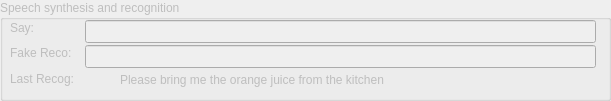
     <widget class="QGroupBox" name="gbSpeech">
      <property name="enabled">
       <bool>false</bool>
      </property>
      <property name="geometry">
       <rect>
        <x>10</x>
        <y>370</y>
        <width>611</width>
        <height>101</height>
       </rect>
      </property>
      <property name="title">
       <string>Speech synthesis and recognition</string>
      </property>
      <widget class="QLineEdit" name="spgTxtSay">
       <property name="geometry">
        <rect>
         <x>85</x>
         <y>20</y>
         <width>511</width>
         <height>23</height>
        </rect>
       </property>
      </widget>
      <widget class="QLabel" name="spgLabel">
       <property name="geometry">
        <rect>
         <x>10</x>
         <y>20</y>
         <width>31</width>
         <height>16</height>
        </rect>
       </property>
       <property name="text">
        <string>Say:</string>
       </property>
      </widget>
      <widget class="QLabel" name="sprLabel">
       <property name="geometry">
        <rect>
         <x>10</x>
         <y>45</y>
         <width>71</width>
         <height>16</height>
        </rect>
       </property>
       <property name="text">
        <string>Fake Reco:</string>
       </property>
      </widget>
      <widget class="QLabel" name="sprLblLastRecog">
       <property name="geometry">
        <rect>
         <x>120</x>
         <y>70</y>
         <width>471</width>
         <height>20</height>
        </rect>
       </property>
       <property name="text">
        <string>Please bring me the orange juice from the kitchen</string>
       </property>
      </widget>
      <widget class="QLineEdit" name="sprTxtFakeRecog">
       <property name="geometry">
        <rect>
         <x>85</x>
         <y>45</y>
         <width>511</width>
         <height>23</height>
        </rect>
       </property>
      </widget>
      <widget class="QLabel" name="laLblAngles6_5">
       <property name="geometry">
        <rect>
         <x>10</x>
         <y>70</y>
         <width>81</width>
         <height>17</height>
        </rect>
       </property>
       <property name="text">
        <string>Last Recog:</string>
       </property>
      </widget>
     </widget>
